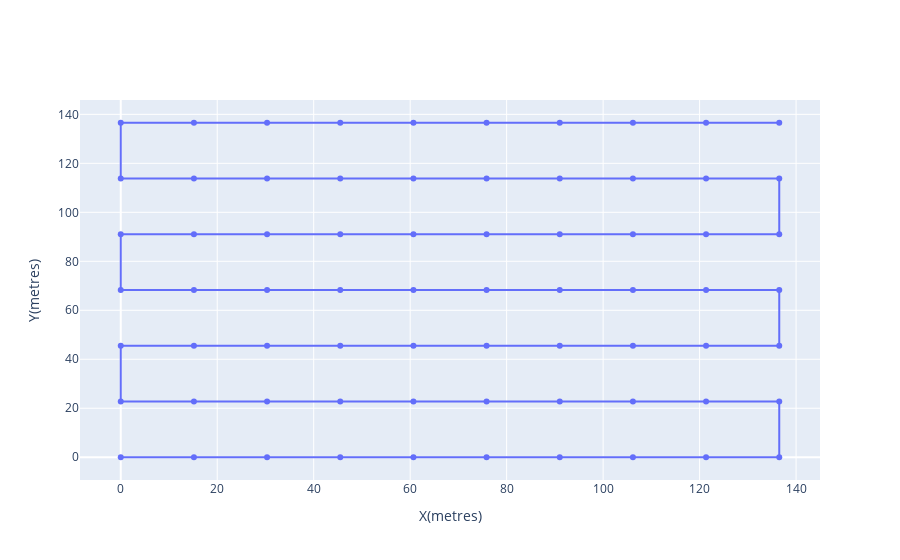

Notebook code cell kept with this figure:
### Markdown cell above
![flight trajectory showing waypoints](images/newplot3.png)

### Code cell
camera_ = copy.deepcopy(camera_x10)
dataset_spec_ = copy.deepcopy(dataset_spec)

dataset_spec_.sidelap = 0.4

print(camera_, dataset_spec_)

fig = plot_photo_plan(generate_photo_plan_on_grid(camera_, dataset_spec_))
fig.show()
